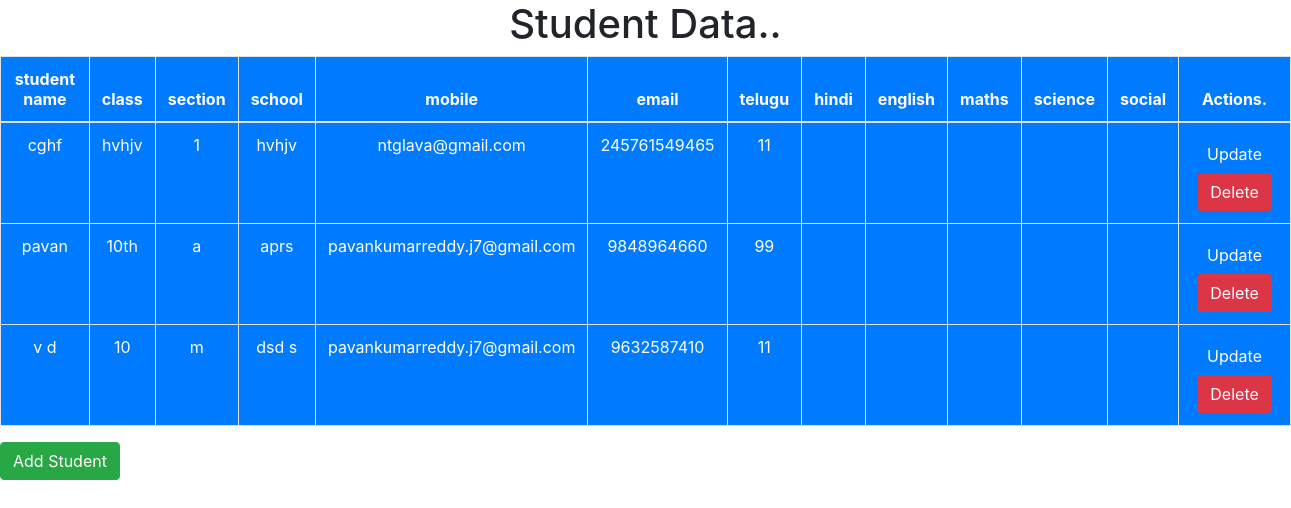
The page / on the database its author committed.
### studentdetailsapp/models.py (models this page shows)
class StudentData(models.Model):
    student_name = models.CharField(max_length=100)
    school_name = models.CharField(max_length=50)
    class_name = models.CharField(max_length=10)
    section = models.CharField(max_length=100)
    email = models.EmailField(max_length=50)
    mobile = models.BigIntegerField()
    telugu_marks = models.IntegerField()
    hindi_marks = models.IntegerField()
    english_marks = models.IntegerField()
    maths_marks = models.IntegerField()
    science_marks = models.IntegerField()
    social_marks = models.IntegerField()

### studentdetailsapp/views.py (the view)
# urls.py: 2. Add a URL to urlpatterns:  path('', views.home, name='home')
def home(request):
    students = StudentData.objects.all()
    context = {'students': students}
    return render(request, 'students/home.html', context)

### templates/students/home.html (shortened to what this page needs)
<html>
<head>
    {% include 'students/cdnlines.html' %}
</head>
<body>
<h1 class="text-center ">Student Data..</h1>
<table class="table table-bordered text-center bg-primary text-white">
    <thead>
    <tr>
        <th>student name</th>
        <th>class</th>
        <th>section</th>
        <th>school</th>
        <th>mobile</th>
        <th>email</th>
        <th>telugu</th>
        <th>hindi</th>
        <th>english</th>
        <th>maths</th>
        <th>science</th>
        <th>social</th>
        <th>Actions.</th>
    </tr>
    </thead>
    <tbody>
    {% for s in students %}
        <tr>
        <td>{{ s.student_name }}</td>
        <td>{{ s.class_name }}</td>
        <td>{{ s.section}}</td>
        <td>{{ s.school_name }}</td>
        <td>{{ s.email }}</td>
        <td>{{ s.mobile }}</td>
        <td>{{ s.telugu_marks }}</td>
        <td>{{ s.hindi_name }}</td>
        <td>{{ s.english_name }}</td>
        <td>{{ s.maths_name }}</td>
        <td>{{ s.science_name }}</td>
        <td>{{ s.social_name }}</td>
        <td>
                <a href="#" class="btn btn-primary">Update</a>
                <a href="#" class="btn btn-danger">Delete</a>
        </td>
        </tr>
    {% endfor %}
    </tbody>
</table>
<a href="{% url 'add_student'  %}" class="btn btn-success">Add Student</a>
</body>
</html>

### templates/students/cdnlines.html (shortened to what this page needs)
<html >
<head>
    {% block content %}
  <link rel="stylesheet" href="https://maxcdn.bootstrapcdn.com/bootstrap/4.4.1/css/bootstrap.min.css">
    {% endblock %}
</head>
</html>

### rows shown on the page
StudentData: student_name "cghf", class_name "hvhjv", section "1", school_name "hvhjv", email "ntglava@gmail.com", mobile "245761549465", telugu_marks "11"
StudentData: student_name "pavan", class_name "10th", section "a", school_name "aprs", email "pavankumarreddy.j7@gmail.com", mobile "9848964660", telugu_marks "99"
StudentData: student_name "v d", class_name "10", section "m", school_name "dsd s", email "pavankumarreddy.j7@gmail.com", mobile "9632587410", telugu_marks "11"
